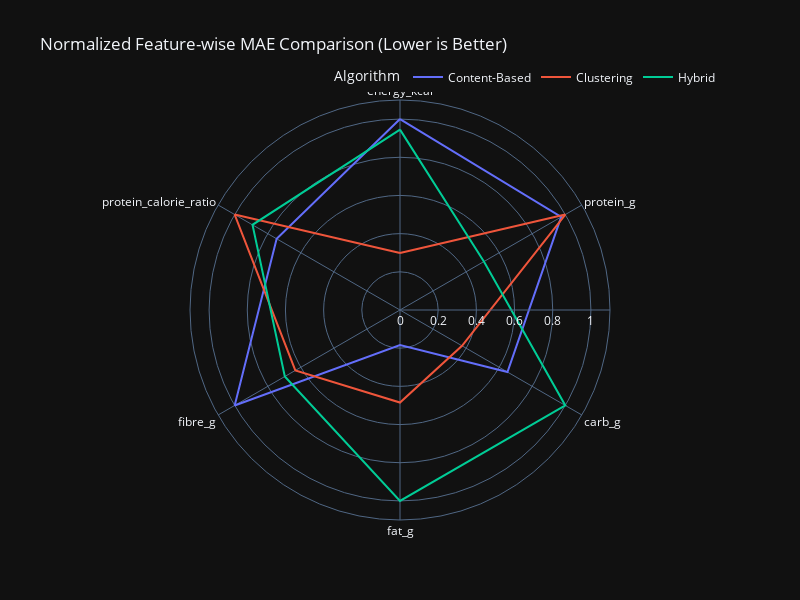

The notebook cell saved with this chart:
### Markdown cell above
Radar Chart for Feature-wise Comparison

### Code cell
# Prepare proper numeric data for radar chart
radar_features = [f for f in features if not f.endswith('_score')]  # Select core nutritional features
radar_data = comparison_enhanced[[f'{f}_MAE' for f in radar_features]].copy()
radar_data.columns = [f.replace('_MAE', '') for f in radar_data.columns]

# Normalize data for better radar chart visualization
radar_data_normalized = radar_data.apply(lambda x: x/x.max(), axis=0)

# Add algorithm names back
radar_data_normalized['Algorithm'] = radar_data.index

# Melt for Plotly
radar_melted = pd.melt(
    radar_data_normalized, 
    id_vars=['Algorithm'],
    var_name='Feature',
    value_name='MAE (Normalized)'
)

# Plot interactive radar chart
fig = px.line_polar(
    radar_melted, 
    r='MAE (Normalized)',
    theta='Feature',
    color='Algorithm',
    line_close=True,
    template='plotly_dark',
    title='Normalized Feature-wise MAE Comparison (Lower is Better)',
    width=800,
    height=600
)

# Improve layout
fig.update_layout(
    polar=dict(
        radialaxis=dict(
            visible=True,
            range=[0, 1.1]
        )),
    showlegend=True,
    legend=dict(
        orientation="h",
        yanchor="bottom",
        y=1.02,
        xanchor="right",
        x=1
    )
)

fig.show()

### Figure 1 — Plotly figure (JSON) as saved in the notebook; plotly's stock layout.template omitted (floating-point values rounded to 4 significant figures)
{"data": [{"hovertemplate": "Algorithm=Content-Based<br>MAE (Normalized)=%{r}<br>Feature=%{theta}<extra></extra>", "legendgroup": "Content-Based", "line": {"color": "#636efa", "dash": "solid"}, "marker": {"symbol": "circle"}, "mode": "lines", "name": "Content-Based", "r": [1, 0.975, 0.6501, 0.1835, 1, 0.7461, 1], "showlegend": true, "subplot": "polar", "theta": ["energy_kcal", "protein_g", "carb_g", "fat_g", "fibre_g", "protein_calorie_ratio", "energy_kcal"], "type": "scatterpolar"}, {"hovertemplate": "Algorithm=Clustering<br>MAE (Normalized)=%{r}<br>Feature=%{theta}<extra></extra>", "legendgroup": "Clustering", "line": {"color": "#EF553B", "dash": "solid"}, "marker": {"symbol": "circle"}, "mode": "lines", "name": "Clustering", "r": [0.2985, 1, 0.3752, 0.485, 0.6331, 1, 0.2985], "showlegend": true, "subplot": "polar", "theta": ["energy_kcal", "protein_g", "carb_g", "fat_g", "fibre_g", "protein_calorie_ratio", "energy_kcal"], "type": "scatterpolar"}, {"hovertemplate": "Algorithm=Hybrid<br>MAE (Normalized)=%{r}<br>Feature=%{theta}<extra></extra>", "legendgroup": "Hybrid", "line": {"color": "#00cc96", "dash": "solid"}, "marker": {"symbol": "circle"}, "mode": "lines", "name": "Hybrid", "r": [0.9446, 0.5074, 1, 1, 0.6967, 0.8922, 0.9446], "showlegend": true, "subplot": "polar", "theta": ["energy_kcal", "protein_g", "carb_g", "fat_g", "fibre_g", "protein_calorie_ratio", "energy_kcal"], "type": "scatterpolar"}], "layout": {"height": 600, "legend": {"orientation": "h", "title": {"text": "Algorithm"}, "tracegroupgap": 0, "x": 1, "xanchor": "right", "y": 1.02, "yanchor": "bottom"}, "polar": {"angularaxis": {"direction": "clockwise", "rotation": 90}, "domain": {"x": [0, 1], "y": [0, 1]}, "radialaxis": {"range": [0, 1.1], "visible": true}}, "showlegend": true, "title": {"text": "Normalized Feature-wise MAE Comparison (Lower is Better)"}, "width": 800}}
